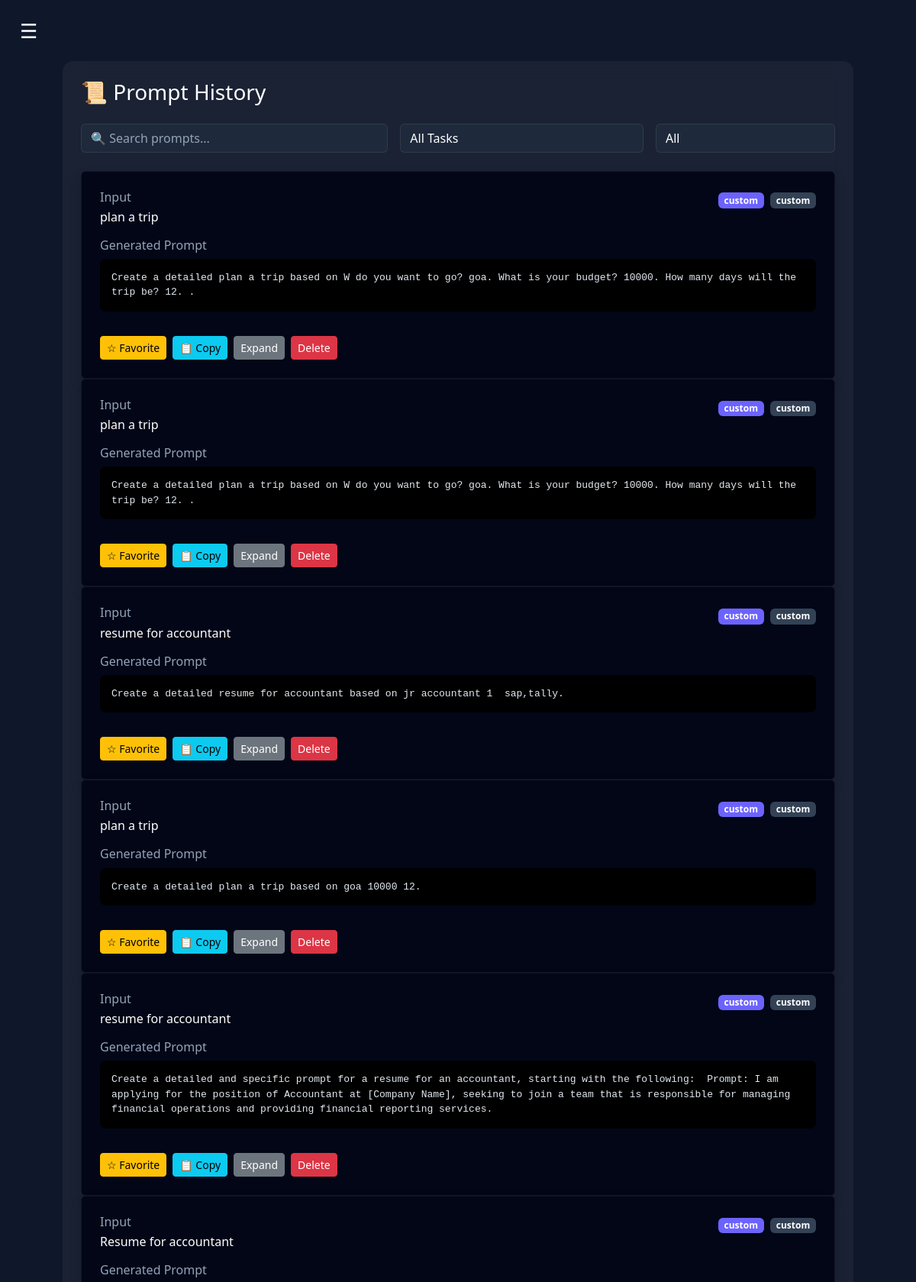
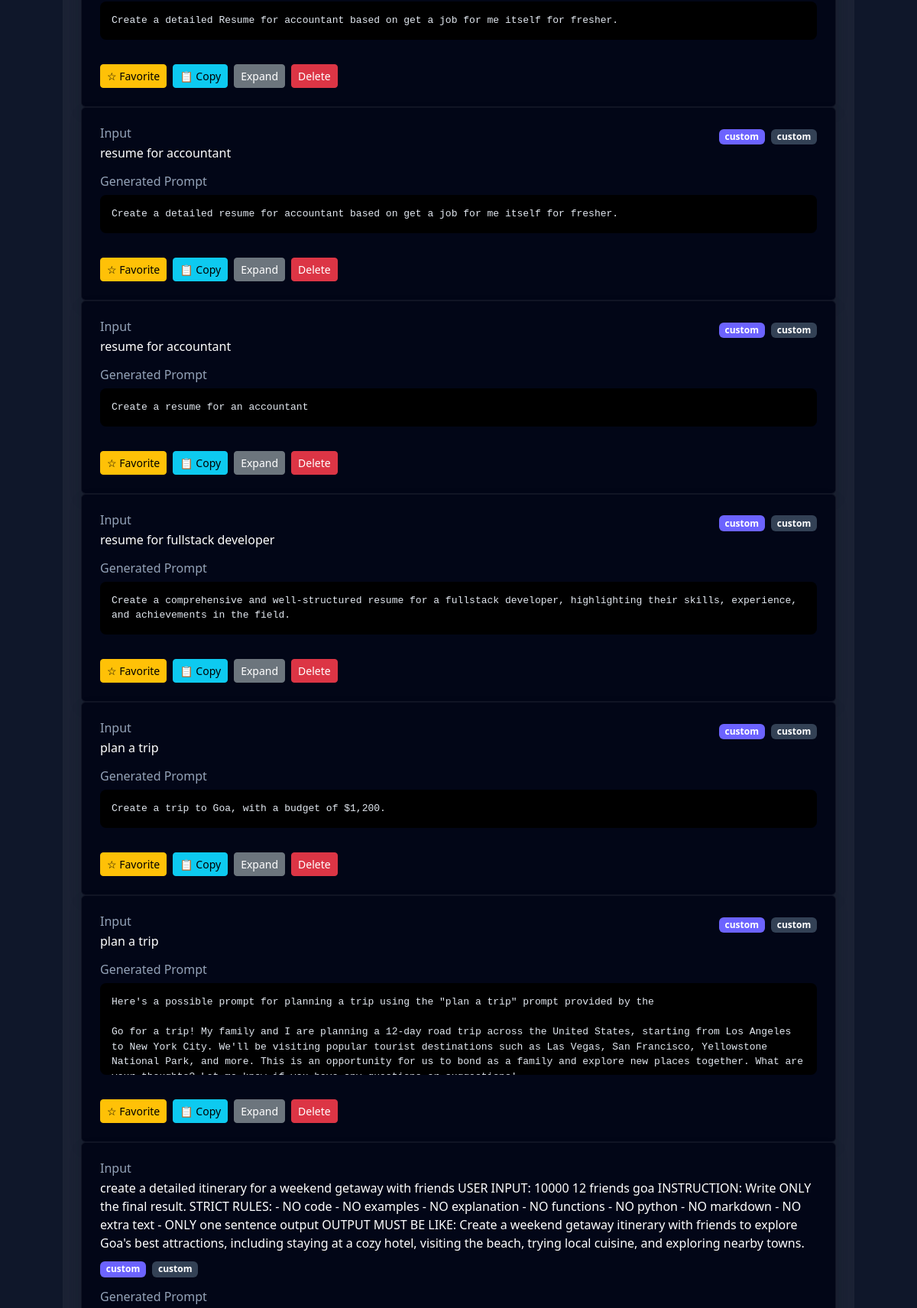
The app's page /history/ (signed in, upper part) with its own data (2 pictures, top to bottom).
### core/models.py (models this page shows, shortened)
class PromptHistory(models.Model):
    user = models.ForeignKey(User, on_delete=models.CASCADE)
    user_input = models.TextField()
    task_type = models.CharField(max_length=50)
    tone = models.CharField(max_length=50)
    generated_prompt = models.TextField()
    is_favorite = models.BooleanField(default=False)
    created_at = models.DateTimeField(auto_now_add=True)

### core/views.py (the view)
# urls.py: path('history/', views.history, name='history'),
@login_required
def history(request):
    prompts = PromptHistory.objects.filter(user=request.user).order_by('-created_at')
    return render(request, "history.html", {"prompts": prompts})

### core/templates/history.html (shortened to what this page needs)
{% extends "base.html" %}
{% block content %}
<div class="container">
<div class="glass p-4 history-wrapper">
<div class="d-flex justify-content-between align-items-center mb-4 flex-wrap gap-2">
<h3 class="mb-0">📜 Prompt History</h3>
</div>
<div class="row g-3 mb-4">
<div class="col-md-5">
<input type="text"
id="searchInput"
class="form-control"
placeholder="🔍 Search prompts...">
</div>
<div class="col-md-4">
<select id="taskFilter" class="form-select">
<option value="">All Tasks</option>
</select>
</div>
<div class="col-md-3">
<select id="favFilter" class="form-select">
<option value="">All</option>
</select>
</div>
</div>
<div id="promptContainer">
{% for p in prompts %}
<div class="prompt-card"
data-task="{{p.task_type|lower}}"
data-fav="{{p.is_favorite|lower}}">
<div class="card prompt-card-inner p-4 shadow">
<div class="d-flex justify-content-between flex-wrap gap-2">
<div class="flex-grow-1">
<h6 class="text-muted mb-1">Input</h6>
<p class="mb-0">{{ p.user_input }}</p>
</div>
<div>
<span class="badge bg-primary me-1">
{{ p.task_type }}
</span>
<span class="badge bg-secondary">
{{ p.tone }}
</span>
</div>
</div>
<h6 class="mt-3 text-muted">Generated Prompt</h6>
<pre class="prompt-box">{{ p.generated_prompt }}</pre>
<div class="mt-3 d-flex flex-wrap gap-2">
<a href="/favorite/{{p.id}}/"
class="btn btn-warning btn-sm">
{% if p.is_favorite %}
★ Favorited
{% else %}
☆ Favorite
{% endif %}
</a>
<button class="btn btn-info btn-sm"
onclick="copyText(`{{p.generated_prompt|escapejs}}`)">
📋 Copy
</button>
<button class="btn btn-secondary btn-sm"
onclick="togglePrompt(this)">
Expand
</button>
<form action="{% url 'delete_prompt' p.id %}" method="post" style="display:inline;">
<button class="btn btn-danger btn-sm"
onclick="return confirm('Delete this prompt?')">
Delete
</button>
</form>
</div>
</div>
</div>
{% endfor %}
</div>
</div>
</div>
{% endblock %}

### core/templates/base.html (style rules this page uses)
body { background:#0f172a; color:white; margin:0; font-family:system-ui; min-height:100vh; }

### core/templates/history.html (style rules this page uses)
.glass { background:rgba(255,255,255,0.05); backdrop-filter:blur(12px); border-radius:14px; }
.form-control, .form-select { background:#1e293b !important; border:1px solid rgba(255,255,255,0.08) !important; color:white !important; }
.form-control::placeholder { color:#94a3b8; }
.prompt-card-inner { background:#020617 !important; color:white !important; border:1px solid rgba(255,255,255,0.06); transition:0.25s; }
.prompt-box { max-height:120px; overflow:hidden; background:#000; padding:15px; border-radius:8px; font-size:13px; white-space:pre-wrap; transition:max-height 0.3s ease; color:#e2e8f0; }
.text-muted { color:#94a3b8 !important; }
.badge.bg-primary { background:#6C63FF !important; }
.badge.bg-secondary { background:#334155 !important; }
#searchInput { background:#1e293b !important; color:white !important; }
select option { background:#1e293b; color:white; }

### records on screen
PromptHistory: user_input "plan a trip", task_type "custom", tone "custom", generated_prompt "Create a detailed plan a trip based on W do you want to go? goa. What is your budget? 10000. How many days will the trip be? 12. .", is_favorite "☆ Favorite"
PromptHistory: user_input "plan a trip", task_type "custom", tone "custom", generated_prompt "Create a detailed plan a trip based on W do you want to go? goa. What is your budget? 10000. How many days will the trip be? 12. .", is_favorite "☆ Favorite"
PromptHistory: user_input "resume for accountant", task_type "custom", tone "custom", generated_prompt "Create a detailed resume for accountant based on jr accountant 1 sap,tally.", is_favorite "☆ Favorite"
PromptHistory: user_input "plan a trip", task_type "custom", tone "custom", generated_prompt "Create a detailed plan a trip based on goa 10000 12.", is_favorite "☆ Favorite"
PromptHistory: user_input "resume for accountant", task_type "custom", tone "custom", generated_prompt "Create a detailed and specific prompt for a resume for an accountant, starting with the following: Prompt: I am applying for the position of Accountant at [Company Name], seeking to join a team that is responsible for managing financial operations and providing financial reporting services.", is_favorite "☆ Favorite"
PromptHistory: user_input "Resume for accountant", task_type "custom", tone "custom", generated_prompt "Create a detailed Resume for accountant based on get a job for me itself for fresher.", is_favorite "☆ Favorite"
PromptHistory: user_input "resume for accountant", task_type "custom", tone "custom", generated_prompt "Create a detailed resume for accountant based on get a job for me itself for fresher.", is_favorite "☆ Favorite"
PromptHistory: user_input "resume for accountant", task_type "custom", tone "custom", generated_prompt "Create a resume for an accountant", is_favorite "☆ Favorite"
PromptHistory: user_input "resume for fullstack developer", task_type "custom", tone "custom", generated_prompt "Create a comprehensive and well-structured resume for a fullstack developer, highlighting their skills, experience, and achievements in the field.", is_favorite "☆ Favorite"
PromptHistory: user_input "plan a trip", task_type "custom", tone "custom", generated_prompt "Create a trip to Goa, with a budget of $1,200.", is_favorite "☆ Favorite"
PromptHistory: user_input "plan a trip", task_type "custom", tone "custom", generated_prompt "Here's a possible prompt for planning a trip using the \"plan a trip\" prompt provided by the Go for a trip! My family and I are planning a 12-day road trip across the United States, starting from Los Angeles to New York City. We'll be visiting popular tourist destinations such as Las Vegas, San Francisco, Yellowstone National Park, and more. This is an opportunity for us to bond as a family and explore new places together. What are…", is_favorite "☆ Favorite"
PromptHistory: user_input "create a detailed itinerary for a weekend getaway with friends USER INPUT: 10000 12 friends goa INSTRUCTION: Write ONLY the final result. STRICT RULES: - NO code - NO examples - NO explanation - NO functions - NO python - NO markdown - NO extra text - ONLY one sentence output OUTPUT MUST BE LIKE: Create a weekend getaway itinerary with friends to explore Goa's best attractions, including staying at a cozy hotel, visiting the beach, trying local cuisine, and exploring nearby towns.", task_type "custom", tone "custom"
